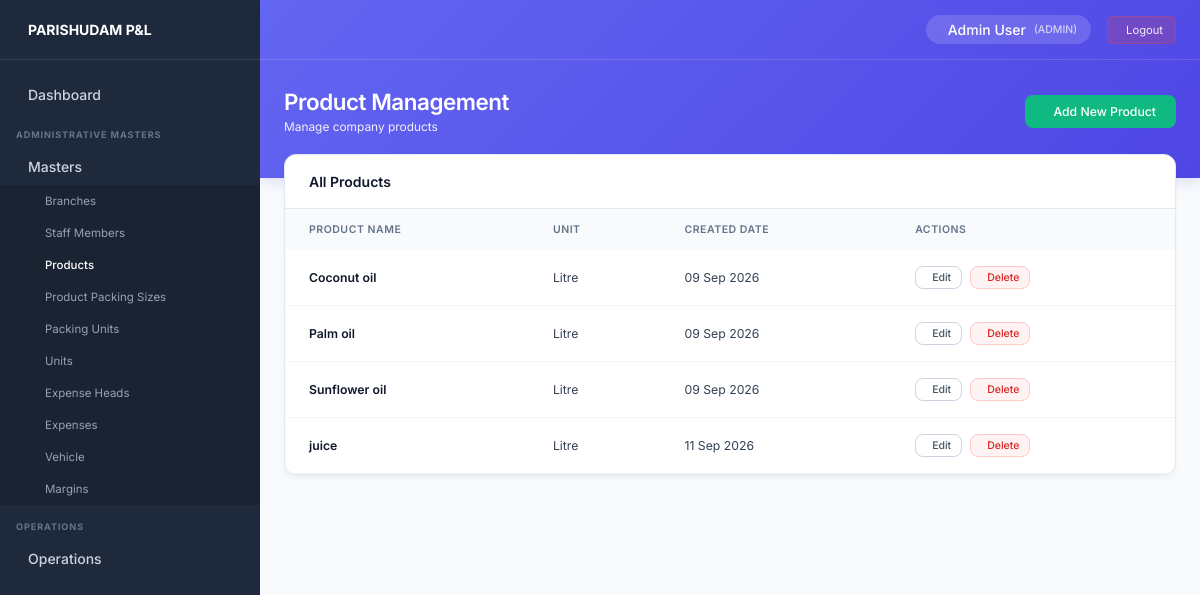
Screenshot of /products/ (signed in) with the database file from the repository.
### core/models.py (models this page shows, shortened)
class StaffProfile(models.Model):
    ROLE_CHOICES = (
        ('ADMIN', 'Admin'),
        ('STAFF', 'Staff'),
    )
    STATUS_CHOICES = (
        ('active', 'Active'),
        ('inactive', 'Inactive'),
    )
    user = models.OneToOneField(User, on_delete=models.CASCADE, related_name='profile')
    role = models.CharField(max_length=20, choices=ROLE_CHOICES, default='STAFF')
    branch = models.ForeignKey(Branch, on_delete=models.SET_NULL, null=True, blank=True, related_name='staff_members')
    phone = models.CharField(max_length=20, blank=True)
    status = models.CharField(max_length=10, choices=STATUS_CHOICES, default='active')
    created_at = models.DateTimeField(auto_now_add=True)
    updated_at = models.DateTimeField(auto_now=True)
    @property
    def is_admin(self):
        return self.role == 'ADMIN' or self.user.is_superuser

class Product(models.Model):
    product_name = models.CharField(max_length=150)
    unit = models.ForeignKey(Unit, on_delete=models.PROTECT, related_name='products')
    created_at = models.DateTimeField(auto_now_add=True)
    updated_at = models.DateTimeField(auto_now=True)
    class Meta:
        ordering = ['product_name']

class Unit(models.Model):
    name = models.CharField(max_length=50, unique=True)
    created_at = models.DateTimeField(auto_now_add=True)
    updated_at = models.DateTimeField(auto_now=True)
    def __str__(self):
        return self.name
    class Meta:
        ordering = ['name']

### core/views.py (the view)
# urls.py: path('products/', product_list_view, name='product_list'),
@login_required
def product_list_view(request):
    if not request.user.profile.is_admin:
        messages.error(request, "Permission denied.")
        return redirect('dashboard')
    products = Product.objects.all()
    return render(request, 'products/product_list.html', {'products': products})

### templates/products/product_list.html (shortened to what this page needs)
{% extends 'base.html' %}
{% block page_title %}Product Management{% endblock %}
{% block page_subtitle %}Manage company products{% endblock %}
{% block header_actions %}
<a href="{% url 'product_create' %}" class="btn-success">
     Add New Product
</a>
{% endblock %}
{% block content %}
<div class="list-container">
    <div class="list-header">
        <h3 style="font-size: 1rem; font-weight: 600; color: #0f172a;">All Products</h3>
    </div>
    <table class="premium-table">
        <thead>
            <tr>
                <th>Product Name</th>
                <th>Unit</th>
                <th>Created Date</th>
                <th>Actions</th>
            </tr>
        </thead>
        <tbody>
            {% for product in products %}
            <tr>
                <td style="font-weight: 600; color: #0f172a;">{{ product.product_name }}</td>
                <td>{{ product.unit }}</td>
                <td>{{ product.created_at|date:"d M Y" }}</td>
                <td>
                    <div style="display: flex; gap: 8px;">
                        <a href="{% url 'product_edit' product.id %}" class="btn-secondary" style="padding: 4px 10px; font-size: 0.75rem;">
                             Edit
                        </a>
                        <a href="{% url 'product_delete' product.id %}" class="btn-secondary" style="padding: 4px 10px; font-size: 0.75rem; color: #dc2626; border-color: #fecaca; background: #fef2f2;" onclick="return confirm('Are you sure you want to delete product \'{{ product.product_name|escapejs }}\'?');">
                             Delete
                        </a>
                    </div>
                </td>
            </tr>
            {% empty %}
            <tr>
                <td colspan="4" style="text-align: center; color: #64748b; padding: 24px;">
                    No products found. Click "Add New Product" to create one.
                </td>
            </tr>
            {% endfor %}
        </tbody>
    </table>
</div>
{% endblock %}

### templates/base.html (shortened to what this page needs)
<!DOCTYPE html>
<html lang="en">
<head>
</head>
<body>
    <aside class="sidebar">
        <div class="sidebar-header">
            <span>PARISHUDAM P&L</span>
        </div>
        <div class="sidebar-content">
            <a href="{% url 'dashboard' %}"
                class="nav-item {% if request.resolver_match.url_name == 'dashboard' %}active{% endif %}">
                <div class="nav-item-left">
                    Dashboard
                </div>
            </a>
            {% if request.user.profile.is_admin %}
            <div class="nav-section-title">ADMINISTRATIVE MASTERS</div>
            <div class="nav-item dropdown-toggle">
                <div class="nav-item-left">
                    Masters
                </div>
            </div>
            <div class="nav-submenu">
                <a href="{% url 'branch_list' %}">Branches</a>
                <a href="{% url 'staff_list' %}">Staff Members</a>
                <a href="{% url 'product_list' %}">Products</a>
                <a href="{% url 'product_packing_size_list' %}">Product Packing Sizes</a>
                <a href="{% url 'packing_unit_list' %}">Packing Units</a>
                <a href="{% url 'unit_list' %}">Units</a>
                <a href="{% url 'expense_head_list' %}">Expense Heads</a>
                <a href="{% url 'expense_list' %}">Expenses</a>
                <a href="{% url 'vehicle_list' %}">Vehicle</a>
                <a href="{% url 'margin_list' %}">Margins</a>
            </div>
            <div class="nav-section-title">OPERATIONS</div>
            <div class="nav-item dropdown-toggle">
                <div class="nav-item-left">
                    Operations
                </div>
            </div>
            {% endif %}
        </div>
    </aside>
    <div class="main-wrapper">
        <div class="top-banner">
            <div class="top-navbar">
                <div class="navbar-right">
                    <div class="user-chip">
                        <span>{{ request.user.get_full_name|default:request.user.username }}</span>
                        <span style="opacity: 0.7; font-size: 0.75rem;">({{ request.user.profile.role }})</span>
                    </div>
                    <a href="{% url 'logout' %}" class="logout-btn">
                         Logout
                    </a>
                </div>
            </div>
            <div class="banner-header">
                <div>
                    <h1 class="banner-title">{% block page_title %}Dashboard{% endblock %}</h1>
                    <p class="banner-subtitle">{% block page_subtitle %}{% endblock %}</p>
                </div>
                <div>
                    {% block header_actions %}{% endblock %}
                </div>
            </div>
        </div>
        <main class="content-area">
            {% block content %}{% endblock %}
        </main>
    </div>
</body>
</html>

### templates/base.html (style rules this page uses)
:root { --bg-sidebar: #1e293b; --bg-body: #f8fafc; --bg-banner: linear-gradient(135deg, #6366f1 0%, #4f46e5 100%); --text-sidebar: #cbd5e1; --text-sidebar-hover: #ffffff; --sidebar-border: #334155; --badge-bg: #d97706; --badge-text: #ffffff; --sidebar-width: 260px; }
* { margin: 0; padding: 0; box-sizing: border-box; font-family: 'Inter', sans-serif; font-size: 14px; }
body { background-color: var(--bg-body); color: #1e293b; display: flex; min-height: 100vh; overflow-x: hidden; }
.sidebar { width: var(--sidebar-width); background-color: var(--bg-sidebar); display: flex; flex-direction: column; position: fixed; height: 100vh; overflow-y: auto; z-index: 100; }
.sidebar-header { padding: 16px; font-size: 1.1rem; font-weight: 700; display: flex; align-items: center; gap: 12px; color: white; border-bottom: 1px solid var(--sidebar-border); height: 60px; }
.sidebar-content { padding: 16px 0; }
.nav-section-title { color: #64748b; font-size: 0.65rem; text-transform: uppercase; letter-spacing: 0.1em; font-weight: 700; margin: 16px 16px 8px 16px; }
.nav-item { display: flex; align-items: center; justify-content: space-between; padding: 10px 16px; color: var(--text-sidebar); text-decoration: none; font-size: 0.85rem; font-weight: 500; cursor: pointer; transition: color 0.2s, background-color 0.2s; }
.nav-item-left { display: flex; align-items: center; gap: 12px; }
.nav-submenu { background-color: rgba(0, 0, 0, 0.15); max-height: 0; overflow: hidden; transition: max-height 0.3s ease; }
.nav-submenu.open { max-height: 500px; }
.nav-submenu a { display: block; padding: 9px 16px 9px 45px; color: #94a3b8; text-decoration: none; font-size: 0.82rem; font-weight: 400; transition: color 0.2s; }
.nav-submenu a:hover, .nav-submenu a.active { color: white; font-weight: 500; }
.main-wrapper { flex: 1; margin-left: var(--sidebar-width); display: flex; flex-direction: column; min-height: 100vh; }
.top-banner { background: var(--bg-banner); color: white; display: flex; flex-direction: column; box-shadow: 0 4px 12px rgba(79, 70, 229, 0.15); }
.top-navbar { height: 60px; display: flex; align-items: center; justify-content: space-between; padding: 0 24px; border-bottom: 1px solid rgba(255, 255, 255, 0.15); }
.navbar-right { display: flex; align-items: center; gap: 16px; }
.navbar-right .user-chip { display: flex; align-items: center; gap: 8px; background: rgba(255, 255, 255, 0.15); padding: 6px 14px; border-radius: 20px; font-size: 0.85rem; font-weight: 500; }
.navbar-right a.logout-btn { color: rgba(255, 255, 255, 0.9); text-decoration: none; padding: 6px 12px; border-radius: 6px; background: rgba(239, 68, 68, 0.2); border: 1px solid rgba(239, 68, 68, 0.3); font-size: 0.8rem; display: flex; align-items: center; gap: 6px; transition: all 0.2s; }
.banner-header { padding: 28px 24px 44px 24px; display: flex; justify-content: space-between; align-items: center; }
.banner-title { font-size: 1.6rem; font-weight: 600; letter-spacing: -0.02em; }
.banner-subtitle { font-size: 0.85rem; opacity: 0.9; margin-top: 4px; }
.content-area { padding: 0 24px 24px 24px; margin-top: -24px; flex: 1; }
.list-container { background: white; border-radius: 12px; border: 1px solid #e2e8f0; box-shadow: 0 4px 6px -1px rgba(0, 0, 0, 0.05); overflow: hidden; margin-bottom: 24px; }
.list-header { padding: 18px 24px; border-bottom: 1px solid #e2e8f0; display: flex; justify-content: space-between; align-items: center; flex-wrap: wrap; gap: 16px; }
.btn-success { background: #10b981; color: white; padding: 9px 20px; border: none; border-radius: 8px; font-size: 0.875rem; font-weight: 500; cursor: pointer; transition: all 0.2s; display: inline-flex; align-items: center; gap: 8px; text-decoration: none; }
.btn-secondary { background: white; color: #475569; padding: 9px 18px; border-radius: 8px; text-decoration: none; font-weight: 500; font-size: 0.875rem; border: 1px solid #cbd5e1; transition: all 0.2s; display: inline-flex; align-items: center; gap: 6px; }
.premium-table { width: 100%; border-collapse: collapse; text-align: left; }
.premium-table th { background-color: #f8fafc; color: #64748b; font-size: 0.75rem; text-transform: uppercase; letter-spacing: 0.05em; padding: 14px 24px; font-weight: 600; }
.premium-table td { padding: 16px 24px; font-size: 0.875rem; color: #334155; border-bottom: 1px solid #f1f5f9; vertical-align: middle; }

### rows the page displays
Product: product_name "Coconut oil", unit "Litre", created_at "09 Sep 2026"
Product: product_name "Palm oil", unit "Litre", created_at "09 Sep 2026"
Product: product_name "Sunflower oil", unit "Litre", created_at "09 Sep 2026"
Product: product_name "juice", unit "Litre", created_at "11 Sep 2026"

### other values shown
{{ request.user.get_full_name|default:request.user.username }} "Admin User"
{{ request.user.profile.role }} "ADMIN"
